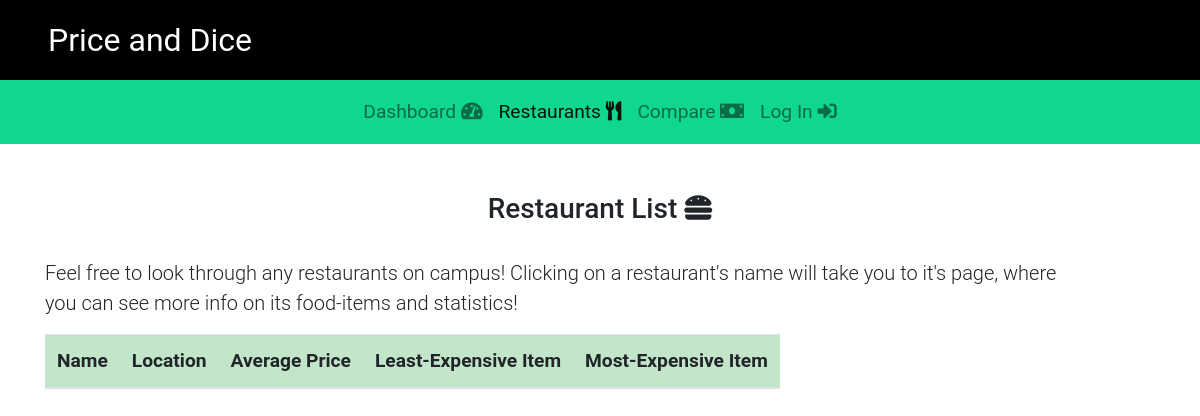
/campus/restaurant_list/, run on an earlier commit of the app's database.
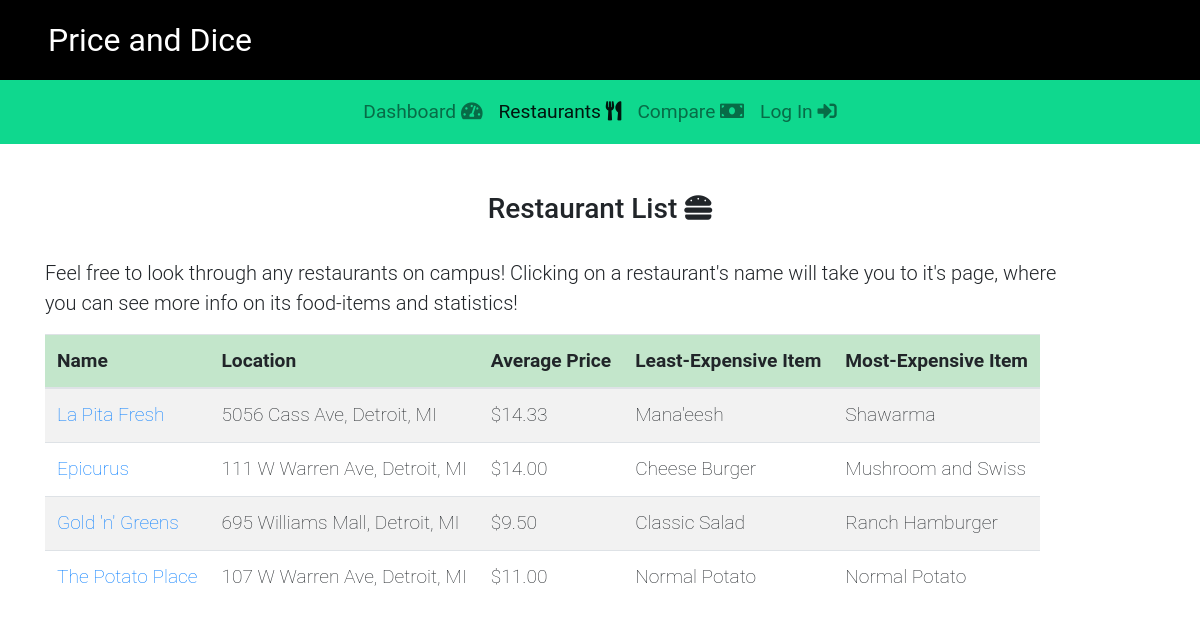
And on a later commit of the database.
### campus/models.py (models this page shows, shortened)
class Restaurant(models.Model):
    name = models.CharField(max_length=200)
    location = models.CharField(max_length=200)
    phone_number = models.CharField(max_length=20, default='(xxx) xxx-xxxx')
    description = models.CharField(max_length=300, default='No description added')
    sunday = models.CharField(max_length=20, default=DEFAULT_HOURS)
    monday = models.CharField(max_length=20, default=DEFAULT_HOURS)
    tuesday = models.CharField(max_length=20, default=DEFAULT_HOURS)
    wednesday = models.CharField(max_length=20, default=DEFAULT_HOURS)
    thursday = models.CharField(max_length=20, default=DEFAULT_HOURS)
    friday = models.CharField(max_length=20, default=DEFAULT_HOURS)
    saturday = models.CharField(max_length=20, default=DEFAULT_HOURS)
    item_list = models.ManyToManyField(Item)
    def get_average_price(self):
        item_list = self.item_list.all()
        if not item_list:
            return 'N/A'
        else:
            num_item_list =  0
            total_price = 0
            for i in item_list:
                num_item_list += 1
                total_price += i.price
            return float(total_price / num_item_list)
    def get_min_price(self):
        item_list = self.item_list.all()
        if not item_list:
            return 'N/A'
        else:
            min_price = item_list[0].price
            for i in item_list:
                if i.price < min_price:
                    min_price = i.price
            return min_price
    def get_max_price(self):
        item_list = self.item_list.all()
        if not item_list:
            return 'N/A'
        else:
            max_price = item_list[0].price
            for i in item_list:
                if i.price > max_price:
                    max_price = i.price
            return max_price
    def get_cheapest_item(self):
        item_list = self.item_list.all()
        if not item_list:
            return 'N/A'
        else:
            cheap_price = self.get_min_price()
            cheap_item = None
            for i in item_list:
                if i.price == cheap_price:
                    cheap_item = i.name
                    break
        return cheap_item
    def get_most_expensive(self):
        item_list = self.item_list.all()
        if not item_list:
            return 'N/A'
        else:
            high_price = self.get_max_price()
            expensive_item = None
            for i in item_list:
                if i.price == high_price:
                    expensive_item = i.name
                    break
        return expensive_item

class Item(models.Model):
    price = models.FloatField(default=0)
    name = models.CharField(max_length=50)
    description = models.CharField(max_length=100, default='No description')

### campus/views.py (the view)
# urls.py: path('restaurant_list/', views.restaurant_list, name='restaurant_list'),
def restaurant_list(request, context = {}):
    restaurant_list = Restaurant.objects.all()
    context['restaurant_list'] = restaurant_list
    return render(request, 'campus/restaurant-list.html', context)

### campus/templates/campus/restaurant-list.html (shortened to what this page needs)
{% extends "./base.html" %}
{% block restaurant_list_link %}
<li class="nav-item active">
     <a class="nav-link active" href="{% url 'campus:restaurant_list' %}">
     Restaurants <i class="fas fa-utensils"></i></p></a>
</li>
{% endblock%}
{% block body %}
<div class="container content-top">
     <h3 class="text-center">
          Restaurant List  <i class="fas fa-hamburger"></i>
     </h3>
     <br>
     <div class="row">
          <div class="col-lg-11">
               <p class="lead">
                    Feel free to look through any restaurants on campus! Clicking on a restaurant's
                    name will take you to it's page, where you can see more info on its food-items and
                    statistics!
               </p>
          </div>
     </div>
     <div class="row">
          <div class="col-lg-12">
               <table class="table table-large
               table-weight-low table-hover table-responsive table-striped">
                    <thead>
                         <tr class="table-success">
                              <th>Name</th>
                              <th>Location</th>
                              <th>Average Price</th>
                              <th>Least-Expensive Item</th>
                              <th>Most-Expensive Item</th>
                         </tr>
                    </thead>
                    <tbody>
                         {% for restaurant in restaurant_list %}
                         <tr>
                              <td><a href="{% url 'campus:restaurant_detail' restaurant.id %}">{{restaurant.name}}</a></td>
                              <td>{{restaurant.location}}</td>
                              <td>
                                   {% if restaurant.get_average_price != 'N/A' %}
                                   ${{restaurant.get_average_price | floatformat:2}}
                                   {% else %}
                                   {{restaurant.get_average_price}}
                                   {% endif %}
                              </td>
                              <td>{{restaurant.get_cheapest_item}}</td>
                              <td>{{restaurant.get_most_expensive}}</td>
                         </tr>
                         {% endfor %}
                    </tbody>
               </table>
          </div>
     </div>
</div>
{% endblock %}

### campus/templates/campus/base.html (shortened to what this page needs)
{% load static %}
<!DOCTYPE html>
<html>
    <head>
        <link
            rel="stylesheet"
            href="https://maxcdn.bootstrapcdn.com/bootstrap/4.0.0/css/bootstrap.min.css"
>
		<link rel="stylesheet" href="https://use.fontawesome.com/releases/v5.7.2/css/all.css"
>
        <link rel="stylesheet" type="text/css" href="{% static 'campus/style.css' %}">
        <link rel="stylesheet" type="text/css" href="{% static 'campus/header.css' %}">
        <link rel="stylesheet" type="text/css" href="{% static 'campus/navbar.css' %}">
        <link rel="stylesheet" type="text/css" href="{% static 'campus/inputs.css' %}">
        <link rel="stylesheet" type="text/css" href="{% static 'campus/buttons.css' %}">
        <link rel="stylesheet" type="text/css" href="{% static 'campus/table.css' %}">
    </head>
    <body>
        <div class="header-dark">
            <div class="header-text">
                Price and Dice
            </div>
        </div>
        <nav class="navbar navbar-expand-lg navbar-light navbar-light-green">
            <div class="collapse navbar-collapse" id="navbarSupportedContent">
                <ul class="navbar-nav ml-auto mr-auto">
                    {% block dashboard_link %}
                    <li class="nav-item">
                        <a class="nav-link" href="{% url 'campus:index' %}">Dashboard
                        <i class="fas fa-tachometer-alt"></i><span class="sr-only">(current)</span></a>
                    </li>
                    {% endblock %}
                    {% block restaurant_list_link %}{% endblock %}
                    {% block compare_restaurants_link %}
                    <li class="nav-item">
                        <a class="nav-link" href="{% url 'compare:index' %}">
                        Compare <i class="fas fa-money-bill"></i></a>
                    </li>
                    {% endblock %}
                    {% block user_profile_link %}
                        <li class="nav-item">
                            {% if user.is_authenticated %}
                                <a class="nav-link" href="{% url 'campus:user_profile' %}">
                                Profile <i class="fas fa-users"></i></a>
                            {% else %}
                                <a class="nav-link" href="{% url 'login' %}">Log In <i class="fas fa-sign-in-alt"></i></i></a>
                            {% endif %}
                        </li>
                    {% endblock %}
                </ul>
            </div>
        </nav>
        {% block body %}
        {% endblock %}
    </body>
</html>

### campus/static/campus/style.css (style rules this page uses)
body { font-family: 'Roboto', sans-serif; }
.content-top { margin-top: 3rem; }

### campus/static/campus/header.css (style rules this page uses)
div.header-dark { background-color: black; height: 5rem; }
div.header-dark div.header-text { color: white; font-size: 2rem; margin-left: 3rem; padding-top: 1rem; }

### campus/static/campus/navbar.css (style rules this page uses)
nav.navbar { padding: 0rem; height: 4rem; }
nav.navbar-light-green { background-color: #0FD88E; }
li.nav-item a.nav-link { display: block; height: 4rem; padding-top: 1.1rem; font-size: 1.2rem; }

### campus/static/campus/table.css (style rules this page uses)
.table-large { font-size: 1.2rem; }
.table-weight-low { font-weight: 100; }

What changed in the data, as far as the page shows it:
added Restaurant: name "La Pita Fresh", location "5056 Cass Ave, Detroit, MI", get_average_price "14.33", get_cheapest_item "Mana'eesh", get_most_expensive "Shawarma"
added Restaurant: name "Epicurus", location "111 W Warren Ave, Detroit, MI", get_average_price "14.00", get_cheapest_item "Cheese Burger", get_most_expensive "Mushroom and Swiss"
added Restaurant: name "Gold 'n' Greens", location "695 Williams Mall, Detroit, MI", get_average_price "9.50", get_cheapest_item "Classic Salad", get_most_expensive "Ranch Hamburger"
added Restaurant: name "The Potato Place", location "107 W Warren Ave, Detroit, MI", get_average_price "11.00", get_cheapest_item "Normal Potato", get_most_expensive "Normal Potato"
